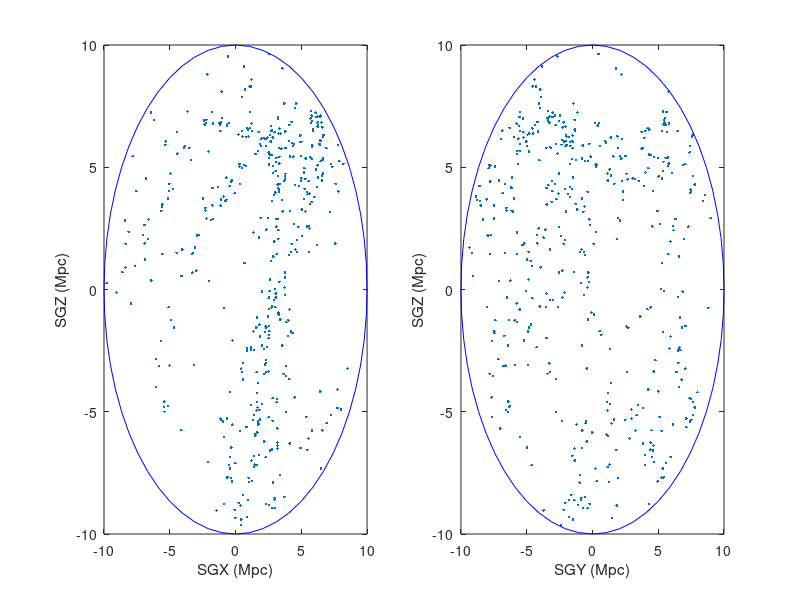

MATLAB code for this plot:
clear
clc;

%%

x1 = csvread('464.11.106.230.csv');

figureSize = [100, 100, 960, 380];

%% 2,60,149
x = 11;
y = 106;
z = 230;
f1 = figure(1);
set(f1, 'Position', figureSize);
subplot(1,2,1)
plot(x1(:,1)-x, x1(:,3)-z, '.');
xlim([-10 10])
ylim([-10 10])
xlabel('SGX (Mpc)')
ylabel('SGZ (Mpc)')
rectangle('position',[-10,-10,20,20],'curvature',[1,1],'linestyle','-','edgecolor','b');
%rectangle('Position',[0 0 10 10],'Curvature',[1 1]);
subplot(1,2,2)
plot(x1(:,2)-y, x1(:,3)-z, '.');
xlim([-10 10])
ylim([-10 10])
xlabel('SGY (Mpc)')
ylabel('SGZ (Mpc)')
rectangle('position',[-10,-10,20,20],'curvature',[1,1],'linestyle','-','edgecolor','b');